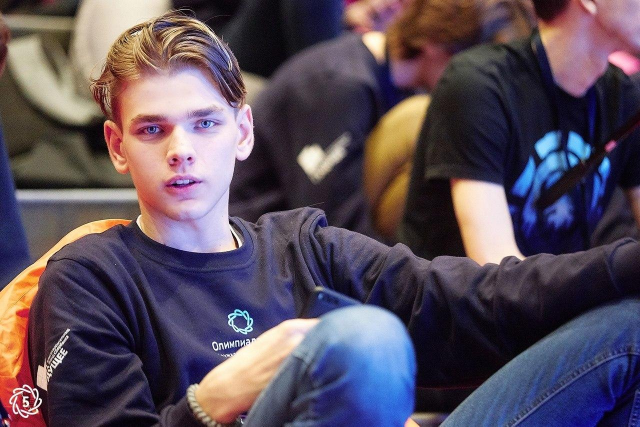
#> input picture data/img2.jpg, 1280 x 853 px (shown at 1/2 size)
$ jupyter execute 'template matching.ipynb'
#> lines starting #> are read from the running program, lines starting #| are printed output that depends on the picture; after the words box and inside, x2 and y2 are one past the last pixel; in counts of white or black regions, pixels touching at a corner belong together; pictures that were not available may be replaced by others from this repository, and a replacement may not be noted
[cell 1]
import cv2
import numpy as np
from matplotlib import pyplot as plt
img_orig = cv2.imread('data/img2.jpg',0)
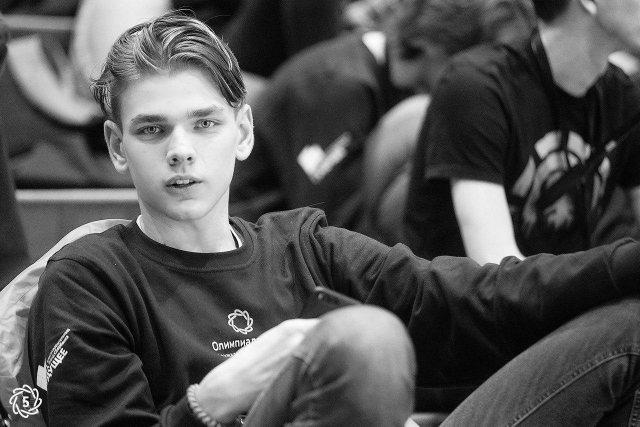
#> img_orig: shape (853, 1280) (shown at 1/2 size); min 0, max 255, mean 83.1
template = cv2.imread('data/template2.jpg',0)
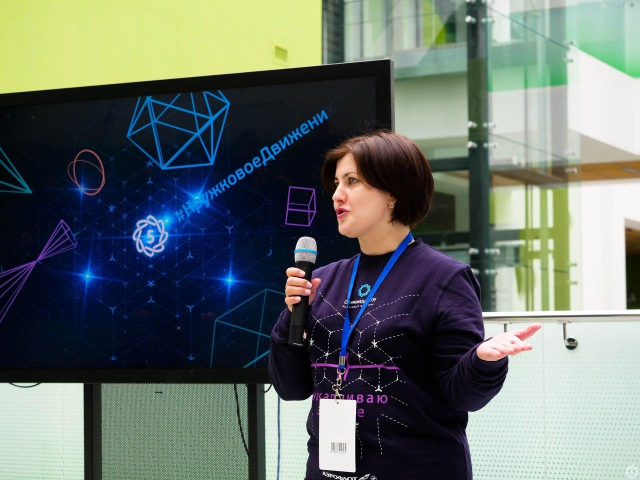
#> input picture data/img1.jpg, 1280 x 960 px, given in place of template2.jpg, which was not available (shown at 1/2 size)
#> template: shape (960, 1280); min 0, max 255, mean 107.6
template = cv2.resize(template, (100, 100))
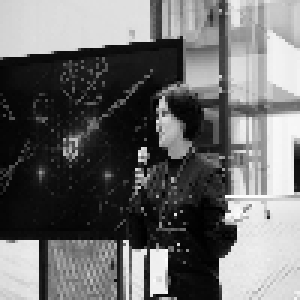
#> template: shape (100, 100) (shown 3 times larger); min 0, max 255, mean 107.6
# template = 255 - template
_, template_orig = cv2.threshold(template, 180, 255, cv2.THRESH_BINARY_INV)
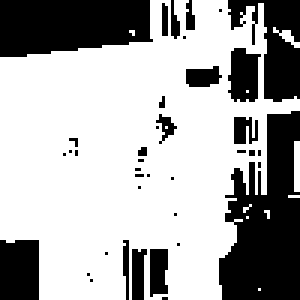
#> template_orig: shape (100, 100) (shown 3 times larger); 67% white; 39 black regions (25 under 20 px), largest, box (x1, y1, x2, y2) and area: (73, 37, 100, 100) 1165, (0, 0, 51, 19) 827, (76, 0, 100, 34) 439

[cell 2]
plt.imshow(template_orig, cmap='Greys_r')

[cell 3]
threshold1 = 140
threshold2 = 210

template = cv2.GaussianBlur(template_orig, (3, 3), 1)
img = cv2.GaussianBlur(img_orig, (3, 3), 1)

img_edges = cv2.Canny(img, threshold1, threshold2)
#> img_edges: shape (853, 1280); 1.8% white in thin lines or dots
template_edges = cv2.Canny(template, threshold1, threshold2)
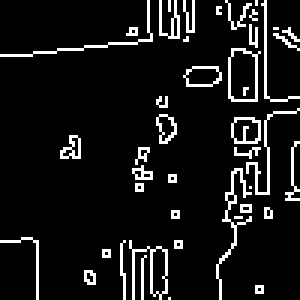
#> template_edges: shape (100, 100) (shown 3 times larger); 8.8% white in thin lines or dots

# size = 5
# img_edges = cv2.GaussianBlur(img_edges, (size, size), 1)
# template_edges = cv2.GaussianBlur(template_edges, (size, size), 1)

plt.figure(figsize=(15, 10))
plt.subplot(2, 2, 1)
plt.imshow(img_edges, cmap='Greys_r')
plt.subplot(2, 2, 2)
plt.imshow(template_edges, cmap='Greys_r')
plt.subplot(2, 2, 3)
# plt.imshow(img_edges[420:520, 260:340], cmap='Greys_r')
plt.imshow(img_edges[750:, 0:110], cmap='Greys_r')
plt.subplot(2, 2, 4)
plt.imshow(img_edges[600:680, 430:510], cmap='Greys_r')

[cell 4]
img = img_edges
template = template_edges

[cell 5]
plt.subplot(121), plt.imshow(img,cmap = 'Greys_r')
plt.subplot(122), plt.imshow(template,cmap = 'Greys_r')

[cell 6]
img2 = img.copy()

w, h = template.shape[::-1]
#> w = 100; h = 100
# methods = ['cv2.TM_CCOEFF', 'cv2.TM_CCOEFF_NORMED', 'cv2.TM_CCORR', 'cv2.TM_CCORR_NORMED']
eps = 0.05
methods = [('cv2.TM_CCOEFF_NORMED', 0.16 - eps), ('cv2.TM_CCORR_NORMED', 0.33 - eps)]
# methods = [('cv2.TM_CCOEFF_NORMED', 0.36 - eps), ('cv2.TM_CCORR_NORMED', 0.59 - eps)]


red = np.zeros((*img.shape, 3), dtype=np.uint8)
red[:] = [255, 0, 0]

for meth, thr in methods:
    plt.figure(figsize=(15, 5))
    img3 = img2.copy()
    method = eval(meth)
    # Apply template Matching
    res = cv2.matchTemplate(img3,template,method)
    min_val, max_val, min_loc, max_loc = cv2.minMaxLoc(res)
    top_left = max_loc
    bottom_right = (top_left[0] + w, top_left[1] + h)
    img_to_draw = np.repeat(img3[..., np.newaxis], 3, -1)
#     cv2.rectangle(img_to_draw, top_left, bottom_right, (255, 0, 0), 10)
    res = cv2.resize(res, img_to_draw.shape[:2][::-1])

    kernel = np.ones((50, 50),np.uint8)
    red_region = (res > thr).astype(np.uint8)
    red_region = cv2.dilate(red_region, kernel)

    img_to_draw = np.clip(img_to_draw + cv2.bitwise_and(red, red, mask=red_region), 0, 255)

#     img_to_draw[red_region] = [255, 0, 0]
    plt.subplot(121), plt.imshow(res,cmap = 'Greys_r')
    plt.title('Matching Result'), plt.xticks([]), plt.yticks([])
    plt.subplot(122), plt.imshow(img_to_draw)
    plt.title(f'Detected Point; val {max_val}'), plt.xticks([]), plt.yticks([])
    plt.suptitle(meth)
    plt.show()
#> this loop made 2 passes
#> (min_val, max_val, min_loc, top_left, bottom_right) on passes 1 to 2: (-0.073, 0.144, (418, 75), (424, 487), (524, 587)), (-7.77e-07, 0.183, (16, 47), (14, 688), (114, 788))
#> pass 1, `res = cv2.matchTemplate(img3,template,method)`:
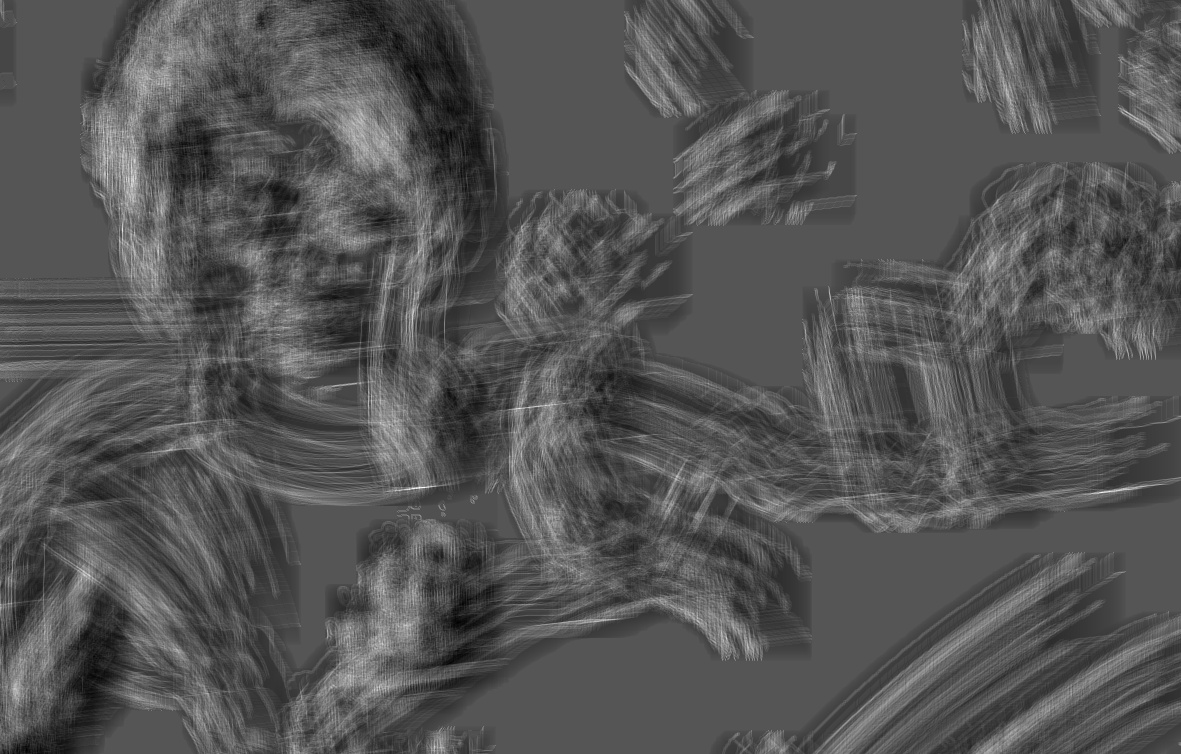
#> res: shape (754, 1181) float32; min -0.073, max 0.144, mean -0.000497; drawn with min black and max white
#> pass 1, `red_region = (res > thr).astype(np.uint8)`:
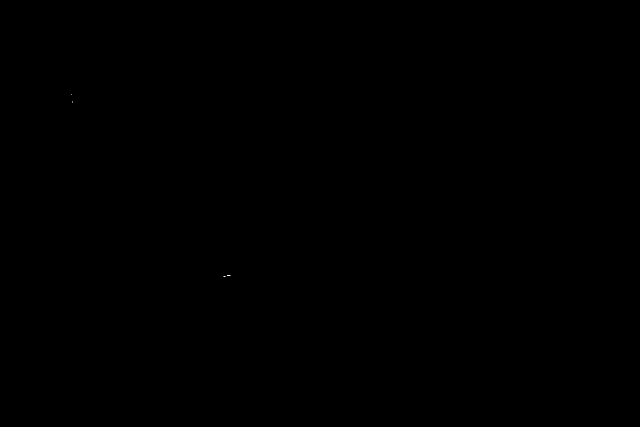
#> red_region: shape (853, 1280) (shown at 1/2 size); values 0 (black) and 1 (white), 0% white in thin lines or dots, all inside (x1, y1, x2, y2) = (142, 189, 461, 553)
#> pass 1, `plt.show()`:
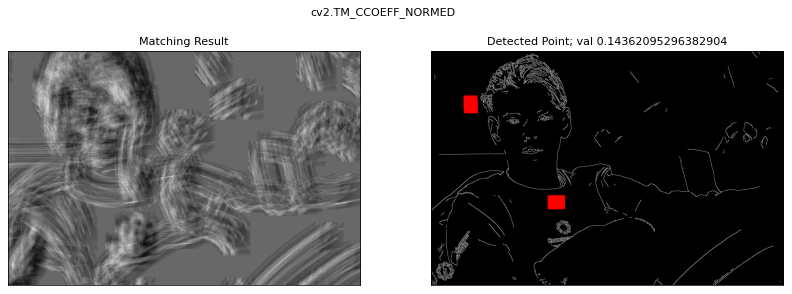
#> figure drawn by matplotlib, 2 panels
#> after the loop:
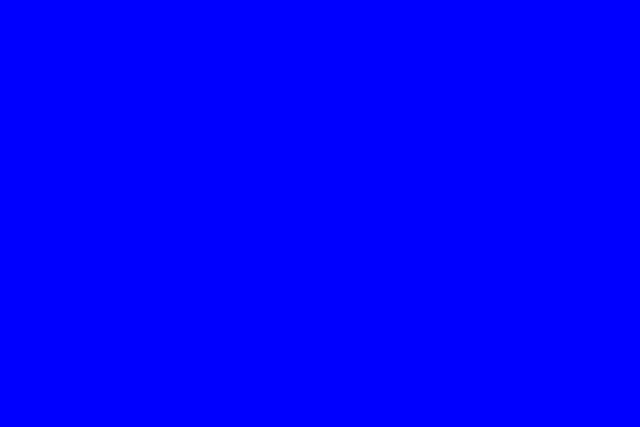
#> red: shape (853, 1280, 3) (shown at 1/2 size); mean of channels 0, 1, 2 255, 0, 0; drawn as B, G, R
#> after the loop:
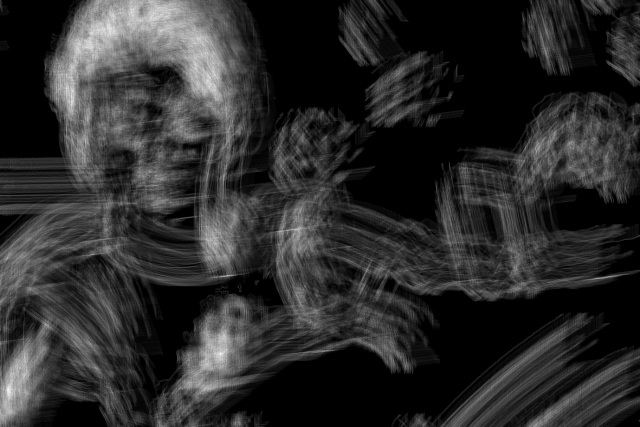
#> res: shape (853, 1280) float32 (shown at 1/2 size); min -4.64e-07, max 0.18, mean 0.0311; drawn with min black and max white
